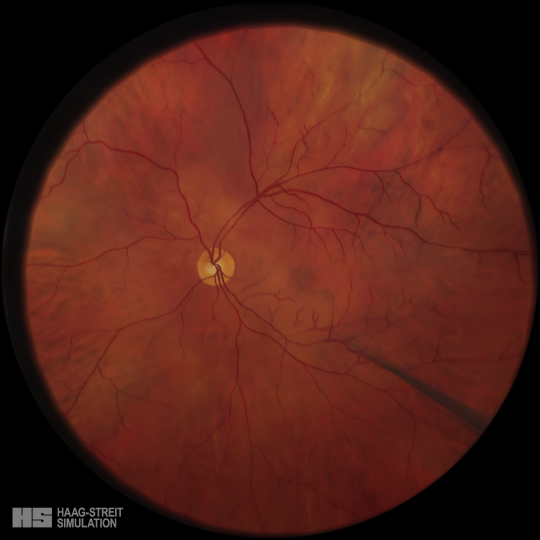
#> input picture data/background.png, 1080 x 1080 px, found by its file name (shown at 1/2 size)
$ python evaluate.py
#> lines starting #> are read from the running program, lines starting #| are printed output that depends on the picture; after the words box and inside, x2 and y2 are one past the last pixel; in counts of white or black regions, pixels touching at a corner belong together
#> in __init__, img is the input picture: shape (1080, 1080, 3); mean B, G, R 23.8, 33.3, 83.6
### services/detector/src/detector/background.py
"""Background (tool-free retina) model: static file, or learned online from live footage."""
from __future__ import annotations

import cv2
import numpy as np


def value_channel(bgr: np.ndarray) -> np.ndarray:
    return cv2.GaussianBlur(cv2.cvtColor(bgr, cv2.COLOR_BGR2HSV)[..., 2].astype(np.float32), (0, 0), 1.5)
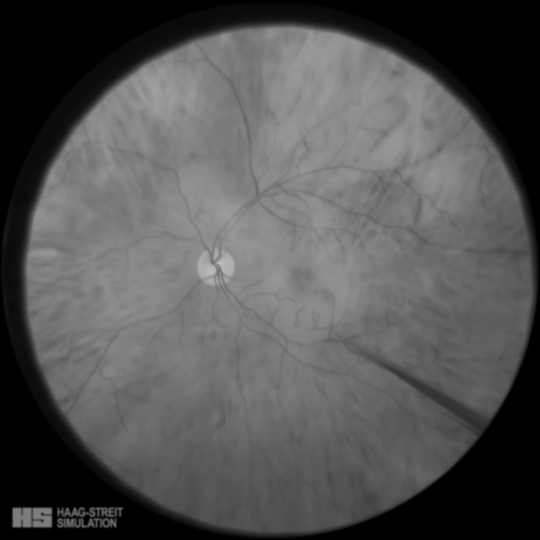
#> returned value: shape (1080, 1080) float32 (shown at 1/2 size); min 0, max 188.7, mean 83.6


# [7 lines left out: function local_max_value, not called in this run]


def find_eye_disc(bgr: np.ndarray):
    """Retina circle (cx, cy, r) in px: the largest *bright*, saturated blob. The lens ring around it is darker,
    so the brightness threshold is relative to the frame's bright end (p98) instead of absolute."""
    hsv = cv2.cvtColor(cv2.resize(bgr, None, fx=0.25, fy=0.25, interpolation=cv2.INTER_AREA), cv2.COLOR_BGR2HSV)
#> hsv: shape (270, 270, 3); mean H, S, V 5.7, 138.3, 83.6
    v = hsv[..., 2]
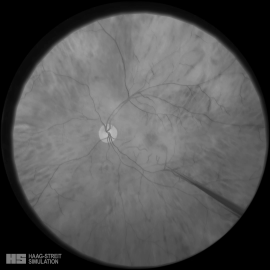
#> v: shape (270, 270); min 0, max 190, mean 83.6
    vmin = max(60.0, 0.68 * float(np.percentile(v, 98)))
#> vmin = 99.96
    m = ((hsv[..., 1] > 90) & (v > vmin)).astype(np.uint8)
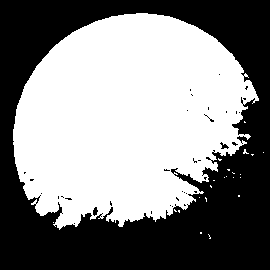
#> m: shape (270, 270); values 0 (black) and 1 (white), 52.5% white; 36 black regions (33 under 20 px), largest, box (x1, y1, x2, y2) and area: (0, 0, 270, 270) 34414, (93, 207, 98, 216) 31, (220, 142, 229, 149) 30
    m = cv2.morphologyEx(m, cv2.MORPH_OPEN, np.ones((9, 9), np.uint8))
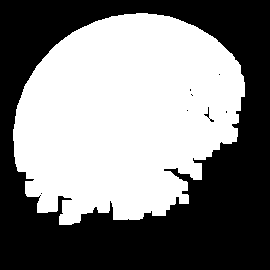
#> m: shape (270, 270); values 0 (black) and 1 (white), 50.2% white; 8 black regions (6 under 20 px), largest, box (x1, y1, x2, y2) and area: (0, 0, 270, 270) 36239, (204, 107, 214, 122) 29
    n, lab, st, _ = cv2.connectedComponentsWithStats(m)
#> lab: shape (270, 270) int32; values 0 (black) and 1 (white), 50.2% white; 8 black regions (6 under 20 px)
#> n = 2; st = [[0, 0, 270, 270, 36277], [13, 13, 232, 212, 36623]]
    if n < 2:
        return None
    cnt, _ = cv2.findContours((lab == 1 + np.argmax(st[1:, cv2.CC_STAT_AREA])).astype(np.uint8),
                              cv2.RETR_EXTERNAL, cv2.CHAIN_APPROX_SIMPLE)
#> cnt = 1 contour; box (x1, y1, x2, y2) and area: (13, 13, 245, 225) 36182
    (x, y), r = cv2.minEnclosingCircle(max(cnt, key=cv2.contourArea))
#> x = 134.7; y = 133.2; r = 125.5
    return 4 * x, 4 * y, 4 * r


class Background:
    """Holds the reference V channel. States: `static` (loaded), `learning` (bootstrapping), `none`."""

    def __init__(self, path: str | None = None, size: int = 1080):
        self.size = size
        self.v: np.ndarray | None = None
        self.bgr: np.ndarray | None = None          # float32 colour background (for chromaticity tests)
        self.state = "none"
        self.disc: tuple[float, float, float] | None = None   # eye circle found in the background
        self._samples: list[np.ndarray] = []
        if path:
            img = cv2.imread(path)
            if img is not None:
                self.set_image(img)

    def set_image(self, bgr: np.ndarray) -> None:
        if bgr.shape[0] != self.size or bgr.shape[1] != self.size:
            bgr = cv2.resize(bgr, (self.size, self.size))
        self.v = value_channel(bgr)
        self.bgr = cv2.GaussianBlur(bgr.astype(np.float32), (0, 0), 1.5)
        self.disc = find_eye_disc(bgr)
#> self.disc = (538.8, 532.9, 502)
        self.state = "static"

    def reset(self) -> None:
        self.v, self.bgr, self.state, self.disc, self._samples = None, None, "none", None, []

    # -- online learning -------------------------------------------------
    # [27 lines left out: functions add_sample, adapt, reference, not called in this run]

### services/detector/src/detector/config.py
"""Runtime settings, all overridable through environment variables."""
from __future__ import annotations

import os
from dataclasses import dataclass, field


def _f(name: str, default: float) -> float:
    return float(os.getenv(name) or default)


def _s(name: str, default: str = "") -> str:
    return os.getenv(name) or default


@dataclass(frozen=True)
class Settings:
    # --- detection ---
    work_size: int = 1080                 # frames are center-cropped/resized to this square
    disc_radius: float = 0.435            # analysis disc radius, fraction of work_size
    disc_eye: float = 0.94                # analysis disc as fraction of the detected eye radius
    mask_disc_eye: float = 0.98
    mask_disc_radius: float = 0.458       # mask disc radius, fraction of work_size
    shadow_ratio: float = field(default_factory=lambda: _f("SHADOW_RATIO", 0.88))
    fallback_rel: float = field(default_factory=lambda: _f("FALLBACK_REL", 0.90))
    forceps_angle: float = field(default_factory=lambda: _f("FORCEPS_ANGLE", 0.0))   # deg; 0 disables the chroma cue
    forceps_sat_max: int = 150
    forceps_val_max: int = 135
    background_path: str = field(default_factory=lambda: os.environ.get("BACKGROUND_PATH", "/data/background.png"))  # empty = learn from live feed
    state_path: str = field(default_factory=lambda: os.environ.get("DETECTOR_STATE", "/state/config.json"))
    # --- live source ---
    source: str = field(default_factory=lambda: _s("SOURCE"))          # file | rtsp/http url | camera index
    source_loop: bool = field(default_factory=lambda: _s("SOURCE_LOOP", "1") != "0")
    source_realtime: bool = field(default_factory=lambda: _s("SOURCE_REALTIME", "1") != "0")
    bootstrap_seconds: float = field(default_factory=lambda: _f("BOOTSTRAP_SECONDS", 8))
    jpeg_quality: int = field(default_factory=lambda: int(_f("JPEG_QUALITY", 80)))
    # --- orchestrator push ---
    orchestrator_url: str = field(default_factory=lambda: _s("ORCHESTRATOR_URL"))
    push_hz: float = field(default_factory=lambda: _f("PUSH_HZ", 15))
    smoothing: float = field(default_factory=lambda: _f("SMOOTHING", 0.5))   # EMA weight of the new sample, 1 = off

### services/detector/src/detector/pipeline.py
"""Frame -> Detection: tips of forceps and shadow plus their jaw junctions, in original pixel coords."""
from __future__ import annotations

from dataclasses import dataclass, field

import cv2
import numpy as np

from .background import Background
from .config import Settings
from .geometry import Jaws, analyze
from .masks import compute_masks, disc, isolate_tool

POINTS = ("left_tip", "right_tip", "junction")
# colours (BGR)
COL = {"left_tip": (255, 255, 0), "right_tip": (255, 0, 255), "junction": (0, 255, 255)}
LINE = {"forceps": (0, 255, 0), "shadow": (255, 160, 0)}


@dataclass
class ToolPose:
    ok: bool
    reason: str = ""
    left_tip: tuple[float, float] | None = None
    right_tip: tuple[float, float] | None = None
    junction: tuple[float, float] | None = None

    # [4 lines left out: function as_dict, not called in this run]


@dataclass
class Detection:
    forceps: ToolPose
    shadow: ToolPose
    frame_size: tuple[int, int] = (0, 0)
    background: str = "none"
    ms: float = 0.0

    def as_dict(self) -> dict:
        return {"forceps": self.forceps.as_dict(), "shadow": self.shadow.as_dict(),
                "frame_size": list(self.frame_size), "background": self.background, "ms": round(self.ms, 1)}

    # [6 lines left out: function orchestrator_points, not called in this run]


class Detector:
    def __init__(self, cfg: Settings | None = None, background: Background | None = None):
        self.cfg = cfg or Settings()
        self.bg = background or Background(self.cfg.background_path, self.cfg.work_size)
        self._disc_cache: tuple = ("unset", None)
        self.roi: tuple[float, float, float] | None = None   # eye circle (cx, cy, r) in raw frame px
        self.view: np.ndarray | None = None                  # image the last detection refers to

    # --- geometry of the work frame <-> original frame ---
    # [69 lines left out: functions normalize, _prepare, detect, annotate, not called in this run]

### scripts/evaluate.py
"""Evaluate against the LabelMe annotations in data/annotated. Usage: evaluate.py [--no-background]"""
import argparse, glob, json
import cv2, numpy as np
from detector.background import Background
from detector.config import Settings
from detector.pipeline import Detector

ap = argparse.ArgumentParser()
ap.add_argument("--no-background", action="store_true", help="single-frame fallback (no background model)")
ap.add_argument("--dir", default="data/annotated")
a = ap.parse_args()
cfg = Settings(); det = Detector(cfg, Background("data/background.png" if not a.no_background else None))
errs, fails = {}, 0
for jf in sorted(glob.glob(f"{a.dir}/frame_*.json")):
    gt = {s["label"]: np.array(s["points"][0]) for s in json.load(open(jf))["shapes"]}
    d = det.detect(cv2.imread(jf.replace(".json", ".png")))
    for tool, (l, r) in {"forceps": ("left_tip", "right_tip"), "shadow": ("left_shadow", "right_shadow")}.items():
        p = getattr(d, tool)
        if not p.ok: fails += 1; print(jf, tool, "FAIL", p.reason); continue
        for key, lab in (("left_tip", l), ("right_tip", r)):
            errs.setdefault((tool, key), []).append(np.linalg.norm(np.array(getattr(p, key)) - gt[lab]))
for k, v in errs.items(): print(k, "n=%d mean=%.1f med=%.1f max=%.1f px" % (len(v), np.mean(v), np.median(v), np.max(v)))
print("failures:", fails)
